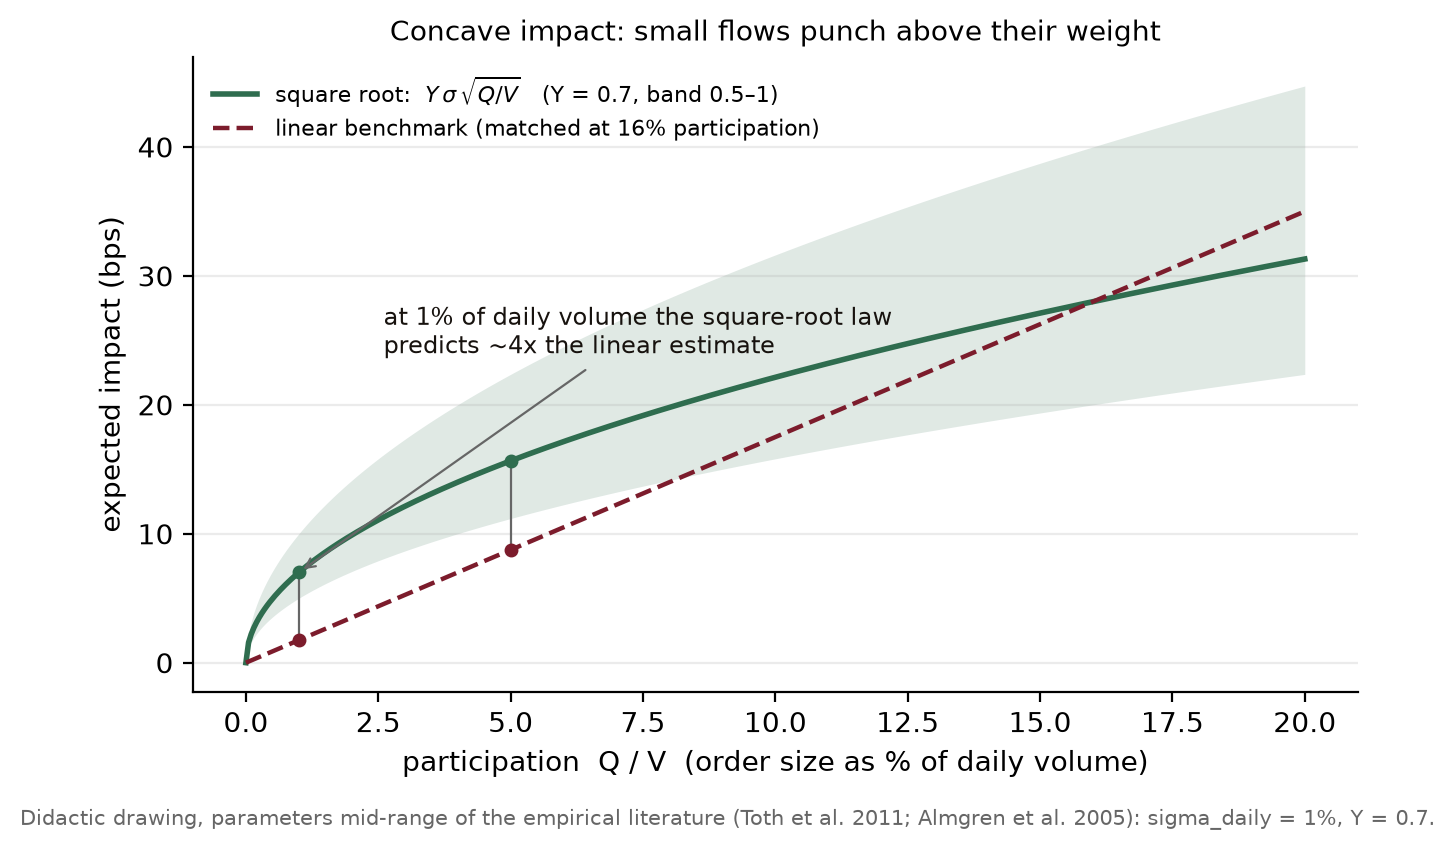

Here is the Python script that generated this plot:
"""
Figure 2 - The square-root impact law versus the linear intuition (didactic).

No market data needed: the figure draws the two candidate impact laws that the
literature compares. The square-root law

    impact  =  Y * sigma_daily * sqrt(Q / V)

with Y of order 0.5-1 (Toth et al. 2011; Almgren et al. 2005 estimate a power
close to 0.6; Bouchaud, Farmer & Lillo 2009 survey) against a LINEAR benchmark
calibrated to agree with the square-root law at 16% participation - which makes
the disagreement at small sizes visible: for small orders the square-root law
predicts far MORE impact per unit size than linear intuition suggests.

Parameters used here (didactic, mid-range of the literature):
    sigma_daily = 1.0% (typical index-level daily vol), Y = 0.7, band Y in [0.5, 1].

Every quoted number is printed below.

Reproducible:
    python fig_sqrt_impact.py     # numpy, matplotlib only
"""
import os
import numpy as np
import matplotlib
matplotlib.use("Agg")
import matplotlib.pyplot as plt

HERE = os.path.dirname(os.path.abspath(__file__))

SIGMA_BPS = 100.0        # 1% daily vol in bps
Y = 0.7                  # mid-range prefactor
Y_LO, Y_HI = 0.5, 1.0    # literature band
CAL = 0.16               # linear line calibrated to match sqrt at 16% participation

phi = np.linspace(0.0, 0.20, 400)
sqrt_mid = Y * SIGMA_BPS * np.sqrt(phi)
sqrt_lo = Y_LO * SIGMA_BPS * np.sqrt(phi)
sqrt_hi = Y_HI * SIGMA_BPS * np.sqrt(phi)
lin_slope = (Y * SIGMA_BPS * np.sqrt(CAL)) / CAL
linear = lin_slope * phi

fig, ax = plt.subplots(figsize=(6.6, 4.1))
ax.fill_between(phi * 100, sqrt_lo, sqrt_hi, color="#2f6d4f", alpha=0.15, lw=0)
ax.plot(phi * 100, sqrt_mid, color="#2f6d4f", lw=2.0,
        label=r"square root:  $Y\,\sigma\,\sqrt{Q/V}$   (Y = 0.7, band 0.5–1)")
ax.plot(phi * 100, linear, color="#7c1c2c", lw=1.6, ls="--",
        label="linear benchmark (matched at 16% participation)")
for p in (0.01, 0.05):
    i_s = Y * SIGMA_BPS * np.sqrt(p)
    i_l = lin_slope * p
    ax.plot([p * 100, p * 100], [i_l, i_s], color="#666", lw=0.8)
    ax.plot(p * 100, i_s, "o", color="#2f6d4f", ms=4)
    ax.plot(p * 100, i_l, "o", color="#7c1c2c", ms=4)
ax.annotate("at 1% of daily volume the square-root law\npredicts ~4x the linear estimate",
            xy=(1.0, Y * SIGMA_BPS * np.sqrt(0.01)), xytext=(2.6, 24),
            fontsize=8.5, color="#17120e",
            arrowprops=dict(arrowstyle="->", color="#666", lw=0.8))
ax.set_xlabel("participation  Q / V  (order size as % of daily volume)")
ax.set_ylabel("expected impact (bps)")
ax.set_title("Concave impact: small flows punch above their weight", fontsize=10.2)
ax.legend(fontsize=8, frameon=False, loc="upper left")
for s in ("top", "right"):
    ax.spines[s].set_visible(False)
ax.grid(True, axis="y", alpha=0.25)
fig.text(0.5, -0.02,
         "Didactic drawing, parameters mid-range of the empirical literature "
         "(Toth et al. 2011; Almgren et al. 2005): sigma_daily = 1%, Y = 0.7.",
         ha="center", fontsize=7.6, color="#666")
plt.tight_layout()
OUT = os.path.join(HERE, "fig_sqrt_impact.png")
fig.savefig(OUT, dpi=200, bbox_inches="tight")
print("wrote", OUT)

# ---- printed numbers ------------------------------------------------------
for p in (0.001, 0.01, 0.05, 0.10, 0.20):
    print(f"participation {100*p:5.1f}%:  sqrt(Y=0.7) = {Y*SIGMA_BPS*np.sqrt(p):5.1f} bps   "
          f"(band {Y_LO*SIGMA_BPS*np.sqrt(p):.1f}–{Y_HI*SIGMA_BPS*np.sqrt(p):.1f})   "
          f"linear = {lin_slope*p:5.1f} bps")
print(f"linear slope (matched at {100*CAL:.0f}%): {lin_slope:.0f} bps per unit participation")
print(f"ratio sqrt/linear at 1%: {(Y*SIGMA_BPS*np.sqrt(0.01))/(lin_slope*0.01):.1f}x")
